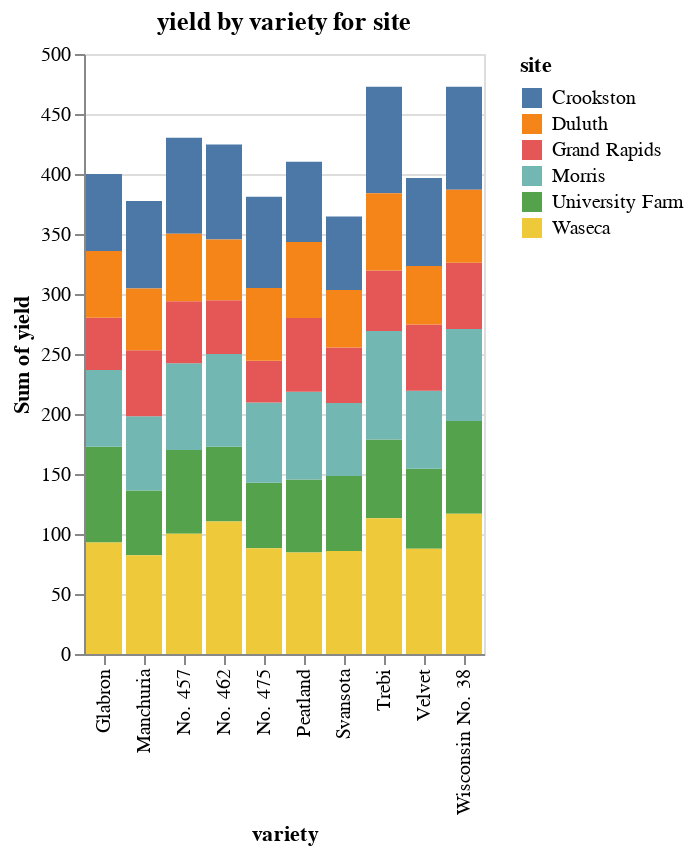

The cell this chart's notebook holds for it:
### Code cell
alt.Chart(source, title="yield by variety for site").mark_bar().encode(
    x='variety',    # Tech Stacks
    y='sum(yield)', # Count Tech Stacks
    color='site',   # Role
)

### Figure 1 — Vega-Lite specification as saved in the notebook (floating-point values rounded to 4 significant figures)
{"config": {"view": {"continuousWidth": 400, "continuousHeight": 300}}, "data": {"name": "data-093ece8c35bb2d41094cfb6138ec810b"}, "mark": "bar", "encoding": {"color": {"field": "site", "type": "nominal"}, "x": {"field": "variety", "type": "nominal"}, "y": {"aggregate": "sum", "field": "yield", "type": "quantitative"}}, "title": "yield by variety for site", "$schema": "https://vega.github.io/schema/vega-lite/v4.17.0.json", "datasets": {"data-093ece8c35bb2d41094cfb6138ec810b": [{"yield": 27.0, "variety": "Manchuria", "year": 1931, "site": "University Farm"}, {"yield": 48.87, "variety": "Manchuria", "year": 1931, "site": "Waseca"}, {"yield": 27.43, "variety": "Manchuria", "year": 1931, "site": "Morris"}, {"yield": 39.93, "variety": "Manchuria", "year": 1931, "site": "Crookston"}, {"yield": 32.97, "variety": "Manchuria", "year": 1931, "site": "Grand Rapids"}, {"yield": 28.97, "variety": "Manchuria", "year": 1931, "site": "Duluth"}, {"yield": 43.07, "variety": "Glabron", "year": 1931, "site": "University Farm"}, {"yield": 55.2, "variety": "Glabron", "year": 1931, "site": "Waseca"}, {"yield": 28.77, "variety": "Glabron", "year": 1931, "site": "Morris"}, {"yield": 38.13, "variety": "Glabron", "year": 1931, "site": "Crookston"}, {"yield": 29.13, "variety": "Glabron", "year": 1931, "site": "Grand Rapids"}, {"yield": 29.67, "variety": "Glabron", "year": 1931, "site": "Duluth"}, {"yield": 35.13, "variety": "Svansota", "year": 1931, "site": "University Farm"}, {"yield": 47.33, "variety": "Svansota", "year": 1931, "site": "Waseca"}, {"yield": 25.77, "variety": "Svansota", "year": 1931, "site": "Morris"}, {"yield": 40.47, "variety": "Svansota", "year": 1931, "site": "Crookston"}, {"yield": 29.67, "variety": "Svansota", "year": 1931, "site": "Grand Rapids"}, {"yield": 25.7, "variety": "Svansota", "year": 1931, "site": "Duluth"}, {"yield": 39.9, "variety": "Velvet", "year": 1931, "site": "University Farm"}, {"yield": 50.23, "variety": "Velvet", "year": 1931, "site": "Waseca"}, {"yield": 26.13, "variety": "Velvet", "year": 1931, "site": "Morris"}, {"yield": 41.33, "variety": "Velvet", "year": 1931, "site": "Crookston"}, {"yield": 23.03, "variety": "Velvet", "year": 1931, "site": "Grand Rapids"}, {"yield": 26.3, "variety": "Velvet", "year": 1931, "site": "Duluth"}, {"yield": 36.57, "variety": "Trebi", "year": 1931, "site": "University Farm"}, {"yield": 63.83, "variety": "Trebi", "year": 1931, "site": "Waseca"}, {"yield": 43.77, "variety": "Trebi", "year": 1931, "site": "Morris"}, {"yield": 46.93, "variety": "Trebi", "year": 1931, "site": "Crookston"}, {"yield": 29.77, "variety": "Trebi", "year": 1931, "site": "Grand Rapids"}, {"yield": 33.93, "variety": "Trebi", "year": 1931, "site": "Duluth"}, {"yield": 43.27, "variety": "No. 457", "year": 1931, "site": "University Farm"}, {"yield": 58.1, "variety": "No. 457", "year": 1931, "site": "Waseca"}, {"yield": 28.7, "variety": "No. 457", "year": 1931, "site": "Morris"}, {"yield": 45.67, "variety": "No. 457", "year": 1931, "site": "Crookston"}, {"yield": 32.17, "variety": "No. 457", "year": 1931, "site": "Grand Rapids"}, {"yield": 33.6, "variety": "No. 457", "year": 1931, "site": "Duluth"}, {"yield": 36.6, "variety": "No. 462", "year": 1931, "site": "University Farm"}, {"yield": 65.77, "variety": "No. 462", "year": 1931, "site": "Waseca"}, {"yield": 30.37, "variety": "No. 462", "year": 1931, "site": "Morris"}, {"yield": 48.57, "variety": "No. 462", "year": 1931, "site": "Crookston"}, {"yield": 24.93, "variety": "No. 462", "year": 1931, "site": "Grand Rapids"}, {"yield": 28.1, "variety": "No. 462", "year": 1931, "site": "Duluth"}, {"yield": 32.77, "variety": "Peatland", "year": 1931, "site": "University Farm"}, {"yield": 48.57, "variety": "Peatland", "year": 1931, "site": "Waseca"}, {"yield": 29.87, "variety": "Peatland", "year": 1931, "site": "Morris"}, {"yield": 41.6, "variety": "Peatland", "year": 1931, "site": "Crookston"}, {"yield": 34.7, "variety": "Peatland", "year": 1931, "site": "Grand Rapids"}, {"yield": 32.0, "variety": "Peatland", "year": 1931, "site": "Duluth"}, {"yield": 24.67, "variety": "No. 475", "year": 1931, "site": "University Farm"}, {"yield": 46.77, "variety": "No. 475", "year": 1931, "site": "Waseca"}, {"yield": 22.6, "variety": "No. 475", "year": 1931, "site": "Morris"}, {"yield": 44.1, "variety": "No. 475", "year": 1931, "site": "Crookston"}, {"yield": 19.7, "variety": "No. 475", "year": 1931, "site": "Grand Rapids"}, {"yield": 33.07, "variety": "No. 475", "year": 1931, "site": "Duluth"}, {"yield": 39.3, "variety": "Wisconsin No. 38", "year": 1931, "site": "University Farm"}, {"yield": 58.8, "variety": "Wisconsin No. 38", "year": 1931, "site": "Waseca"}, {"yield": 29.47, "variety": "Wisconsin No. 38", "year": 1931, "site": "Morris"}, {"yield": 49.87, "variety": "Wisconsin No. 38", "year": 1931, "site": "Crookston"}, {"yield": 34.47, "variety": "Wisconsin No. 38", "year": 1931, "site": "Grand Rapids"}, {"yield": 31.6, "variety": "Wisconsin No. 38", "year": 1931, "site": "Duluth"}, {"yield": 26.9, "variety": "Manchuria", "year": 1932, "site": "University Farm"}, {"yield": 33.47, "variety": "Manchuria", "year": 1932, "site": "Waseca"}, {"yield": 34.37, "variety": "Manchuria", "year": 1932, "site": "Morris"}, {"yield": 32.97, "variety": "Manchuria", "year": 1932, "site": "Crookston"}, {"yield": 22.13, "variety": "Manchuria", "year": 1932, "site": "Grand Rapids"}, {"yield": 22.57, "variety": "Manchuria", "year": 1932, "site": "Duluth"}, {"yield": 36.8, "variety": "Glabron", "year": 1932, "site": "University Farm"}, {"yield": 37.73, "variety": "Glabron", "year": 1932, "site": "Waseca"}, {"yield": 35.13, "variety": "Glabron", "year": 1932, "site": "Morris"}, {"yield": 26.17, "variety": "Glabron", "year": 1932, "site": "Crookston"}, {"yield": 14.43, "variety": "Glabron", "year": 1932, "site": "Grand Rapids"}, {"yield": 25.87, "variety": "Glabron", "year": 1932, "site": "Duluth"}, {"yield": 27.43, "variety": "Svansota", "year": 1932, "site": "University Farm"}, {"yield": 38.5, "variety": "Svansota", "year": 1932, "site": "Waseca"}, {"yield": 35.03, "variety": "Svansota", "year": 1932, "site": "Morris"}, {"yield": 20.63, "variety": "Svansota", "year": 1932, "site": "Crookston"}, {"yield": 16.63, "variety": "Svansota", "year": 1932, "site": "Grand Rapids"}, {"yield": 22.23, "variety": "Svansota", "year": 1932, "site": "Duluth"}, {"yield": 26.8, "variety": "Velvet", "year": 1932, "site": "University Farm"}, {"yield": 37.4, "variety": "Velvet", "year": 1932, "site": "Waseca"}, {"yield": 38.83, "variety": "Velvet", "year": 1932, "site": "Morris"}, {"yield": 32.07, "variety": "Velvet", "year": 1932, "site": "Crookston"}, {"yield": 32.23, "variety": "Velvet", "year": 1932, "site": "Grand Rapids"}, {"yield": 22.47, "variety": "Velvet", "year": 1932, "site": "Duluth"}, {"yield": 29.07, "variety": "Trebi", "year": 1932, "site": "University Farm"}, {"yield": 49.23, "variety": "Trebi", "year": 1932, "site": "Waseca"}, {"yield": 46.63, "variety": "Trebi", "year": 1932, "site": "Morris"}, {"yield": 41.83, "variety": "Trebi", "year": 1932, "site": "Crookston"}, {"yield": 20.63, "variety": "Trebi", "year": 1932, "site": "Grand Rapids"}, {"yield": 30.6, "variety": "Trebi", "year": 1932, "site": "Duluth"}, {"yield": 26.43, "variety": "No. 457", "year": 1932, "site": "University Farm"}, {"yield": 42.2, "variety": "No. 457", "year": 1932, "site": "Waseca"}, {"yield": 43.53, "variety": "No. 457", "year": 1932, "site": "Morris"}, {"yield": 34.33, "variety": "No. 457", "year": 1932, "site": "Crookston"}, {"yield": 19.47, "variety": "No. 457", "year": 1932, "site": "Grand Rapids"}, {"yield": 22.7, "variety": "No. 457", "year": 1932, "site": "Duluth"}, {"yield": 25.57, "variety": "No. 462", "year": 1932, "site": "University Farm"}, {"yield": 44.7, "variety": "No. 462", "year": 1932, "site": "Waseca"}, {"yield": 47.0, "variety": "No. 462", "year": 1932, "site": "Morris"}, {"yield": 30.53, "variety": "No. 462", "year": 1932, "site": "Crookston"}, {"yield": 19.9, "variety": "No. 462", "year": 1932, "site": "Grand Rapids"}, {"yield": 22.5, "variety": "No. 462", "year": 1932, "site": "Duluth"}, {"yield": 28.07, "variety": "Peatland", "year": 1932, "site": "University Farm"}, {"yield": 36.03, "variety": "Peatland", "year": 1932, "site": "Waseca"}, {"yield": 43.2, "variety": "Peatland", "year": 1932, "site": "Morris"}, {"yield": 25.23, "variety": "Peatland", "year": 1932, "site": "Crookston"}, {"yield": 26.77, "variety": "Peatland", "year": 1932, "site": "Grand Rapids"}, {"yield": 31.37, "variety": "Peatland", "year": 1932, "site": "Duluth"}, {"yield": 30.0, "variety": "No. 475", "year": 1932, "site": "University Farm"}, {"yield": 41.27, "variety": "No. 475", "year": 1932, "site": "Waseca"}, {"yield": 44.23, "variety": "No. 475", "year": 1932, "site": "Morris"}, {"yield": 32.13, "variety": "No. 475", "year": 1932, "site": "Crookston"}, {"yield": 15.23, "variety": "No. 475", "year": 1932, "site": "Grand Rapids"}, {"yield": 27.37, "variety": "No. 475", "year": 1932, "site": "Duluth"}, {"yield": 38.0, "variety": "Wisconsin No. 38", "year": 1932, "site": "University Farm"}, {"yield": 58.17, "variety": "Wisconsin No. 38", "year": 1932, "site": "Waseca"}, {"yield": 47.17, "variety": "Wisconsin No. 38", "year": 1932, "site": "Morris"}, {"yield": 35.9, "variety": "Wisconsin No. 38", "year": 1932, "site": "Crookston"}, {"yield": 20.67, "variety": "Wisconsin No. 38", "year": 1932, "site": "Grand Rapids"}, {"yield": 29.33, "variety": "Wisconsin No. 38", "year": 1932, "site": "Duluth"}]}}
